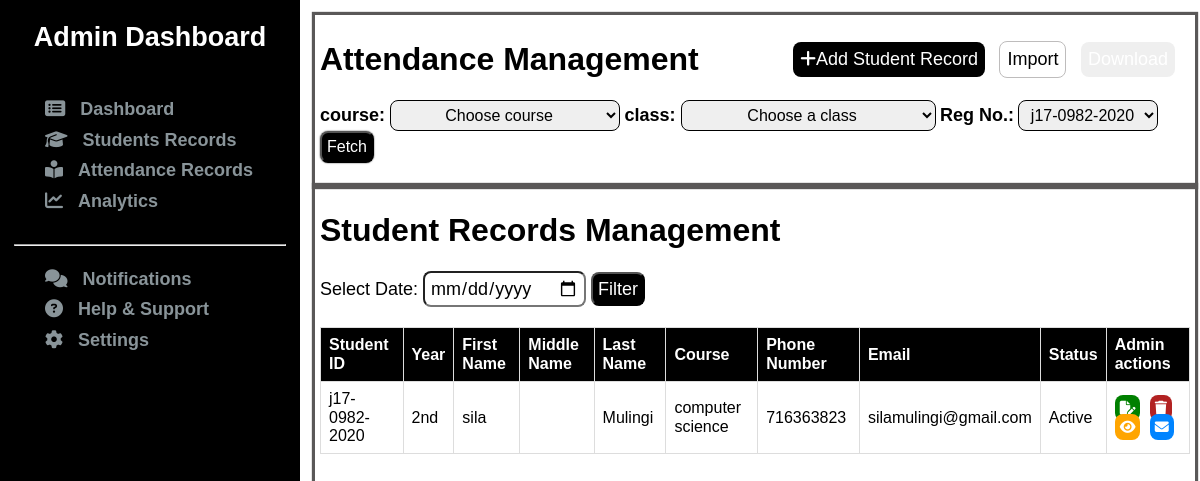
Page /customAdmin/studentRecords/ on the committed database.
### coreApp/models.py (models this page shows, shortened)
class StudentProfile(models.Model):
    first_name = models.CharField(max_length=256)  # null=False is default for CharField
    last_name = models.CharField(max_length=256)
    username = models.CharField(max_length=256, unique=True)
    course = models.CharField(max_length=200)
    phone = models.BigIntegerField(unique=True)
    email = models.EmailField(unique=True)
    password = models.CharField(max_length=256)
    middle_name = models.CharField(
        max_length=256,
        blank=True,  # Allows empty string in forms
        null=True,    # Allows NULL in database
        default=''    # Default value when not provided
    )
    ranking = models.CharField(max_length=256, blank=True, default='')
    image = models.ImageField(upload_to='student_photos', blank=True, null=True)

### coreApp/views.py (the view)
# urls.py: path('customAdmin/studentRecords/', views.studentRecords, name='studentRecords'),
def studentRecords(request):
    context = {}
    students = StudentProfile.objects.all()
    context['students'] = students
    return render(request, 'admin/studentRecords.html', context)

### templates/admin/studentRecords.html (shortened to what this page needs)
{% extends 'admin/adminBase.html' %}
{% load static %}
{% block content %}
    <div class="studentQueries">
        <div class="heading">
            <div class="title">
                <h1>Attendance Management</h1>
                <div class="actionButtons">
                    <a href="{% url 'createStudent' %}" class="btn-add"><button><i class="fa-solid fa-plus"></i>Add Student Record</button></a>
                    <button>Import</button>
                    <button>Download</button>
                </div>
            </div>
            <div class="filters">
                <form action="">
                <label for="course">course: </label>
                <select name="course" id="">
                    <option value="" selected>Choose course</option>
                </select>
                <label for="course">class: </label>
                <select name="course" id="">
                    <option value="">Choose a class</option>
                </select>
                <label for="regNumber">Reg No.:</label>
                    <select name="" id="">
                        <option value="">j17-0982-2020</option>
                    </select>
                 <button type="submit">Fetch</button>
                </form>
            </div>
        </div>
        <div class="results">
            <h1>Student Records Management</h1>
            <div class="controls">
                <label for="date">Select Date:</label>
                <input type="date" id="date" name="date">
                <button onclick="filterRecords()">Filter</button>
            </div>
            <table id="attendanceTable">
                <thead>
                    <tr>
                        <th>Student ID</th>
                        <th>Year</th>
                        <th>First Name</th>
                        <th>Middle Name</th>
                        <th>Last Name</th>
                        <th>Course</th>
                        <th>Phone Number</th>
                        <th>Email</th>
                        <th>Status</th>
                        <th>Admin actions</th>
                    </tr>
                </thead>
                <tbody>
                    {% for student in students %}
                    <tr>
                        <td>{{ student.username }}</td>
                         <td>2nd</td>
                        <td>{{ student.first_name }}</td>
                        <td>{{ student.middle_name }}</td>
                        <td>{{ student.last_name }}</td>
                        <td>{{ student.course }}</td>
                        <td>{{ student.phone }}</td>
                        <td>{{ student.email }}</td>
                        <td>Active</td>
                        <td>
                            <a href="{% url 'update' student.username %}" class="btn btn-update"><i class="fa-solid fa-file-pen"></i></a>
                            <a href="{% url 'delete' student.username %}" class="btn btn-delete"><i class="fa-solid fa-trash"></i></a>
                            <a href="" class="btn btn-view"><i class="fa-solid fa-eye"></i></a>
                            <a href="mailto:{{student.email}}" class="btn btn-contact"><i class="fa-solid fa-envelope"></i></a>
                        </td>
                    </tr>
                    {% endfor %}
                </tbody>
            </table>
        </div>
        </div>
{% endblock content %}

### static/css/admin/admin.css (style rules this page uses)
html { line-height: 1.15; -webkit-text-size-adjust: 100%; }
body { margin: 0; font-family: Arial, sans-serif; }
h1 { font-size: 2em; margin: 0.67em 0; }
a { background-color: transparent; }
button, input, optgroup, select, textarea { font-family: inherit; font-size: 100%; line-height: 1.15; margin: 0; }
button, input { overflow: visible; }
button, select { text-transform: none; }
button, [type="button"], [type="reset"], [type="submit"] { -webkit-appearance: button; }
#adminDash .studentQueries { width: 85%; padding: 15px; margin-left: 300px; margin-top: 0; }
#adminDash .studentQueries .heading { height: 20vh; width: 100%; border-bottom: 1px rgb(90, 88, 88) solid; box-shadow: 0 0 1px 3px rgb(90, 88, 88); padding: 5px; }
#adminDash .studentQueries .heading .title { display: flex; justify-content: space-between; align-items: center; }
#adminDash .studentQueries .heading .title .actionButtons { margin-right: 5px; }
#adminDash .studentQueries .heading .title .actionButtons .btn-add { color: white; }
#adminDash .studentQueries .heading .title button { padding: 7px; color: white; font-size: 18px; border-radius: 8px; border: none; margin-right: 10px; transition: 1s; }
#adminDash .studentQueries .heading .title button:nth-child(1) { color: white; background-color: black; }
#adminDash .studentQueries .heading .title button:nth-child(2) { color: black; background-color: white; border: 1px solid rgb(190, 188, 188); }
#adminDash .studentQueries .heading .filters label { font-size: 18px; font-weight: bold; }
#adminDash .studentQueries .heading .filters select { padding: 5px; border-radius: 8px; border: 1px solid black; text-align: center; }
#adminDash .studentQueries .heading .filters button[type="submit"] { padding: 5px; border-radius: 8px; box-shadow: 0 0 1px 1px rgba(200, 200, 200, 0.922); transition: 1s ease; background-color: black; color: white; }
#adminDash .studentQueries .results { height: 80vh; width: 100%; box-shadow: 0 0 1px 3px rgb(90, 88, 88); padding: 5px; }
#adminDash .studentQueries .results .controls { font-size: 18px; }
#adminDash .studentQueries .results .controls input { padding: 5px; border-radius: 8px; }
#adminDash .studentQueries .results .controls button { padding: 5px; background-color: black; color: white; border-radius: 8px; }

### templates/admin/adminBase.html (style rules this page uses)
table { width: 100%; font-size: 16px; border-collapse: collapse; margin-top: 20px; }
th, td { border: 1px solid #ddd; padding: 8px; text-align: left; }
th { background-color: black; color: white; position: sticky; top: 0; }
tr { transition: 1s; }
table .btn { padding: 5px; color: white; font-size: 14px; border-radius: 8px; border: none; margin-right: 5px; transition: 1s; }
table .btn-update { background-color: green; }
table .btn-delete { background-color: firebrick; }
table .btn-view { background-color: orange; }
table .btn-contact { background-color: rgb(0, 132, 255); }

### rows in the picture
StudentProfile: username "j17-0982-2020", first_name "sila", last_name "Mulingi", course "computer science", phone "716363823", email "silamulingi@gmail.com"
